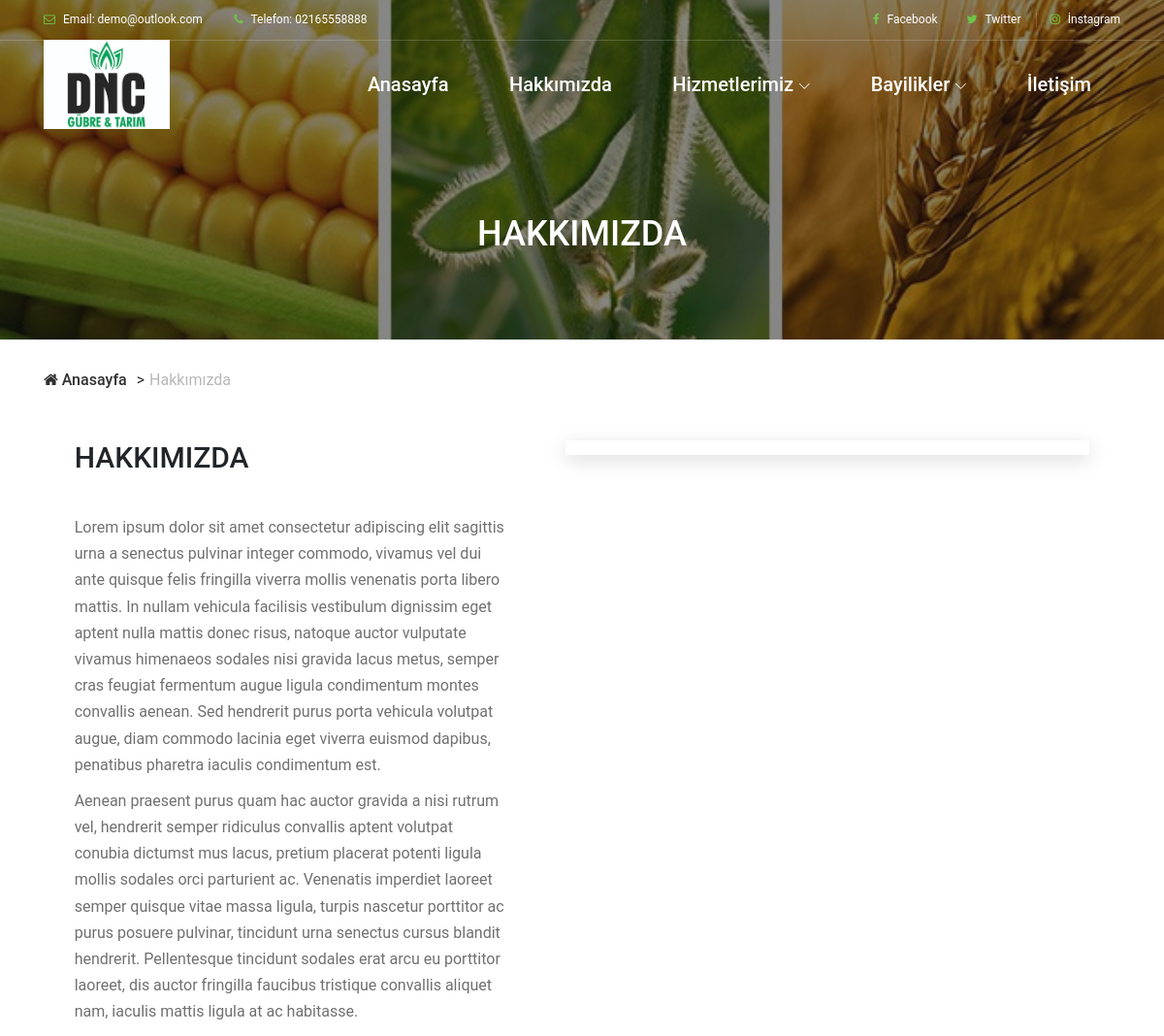
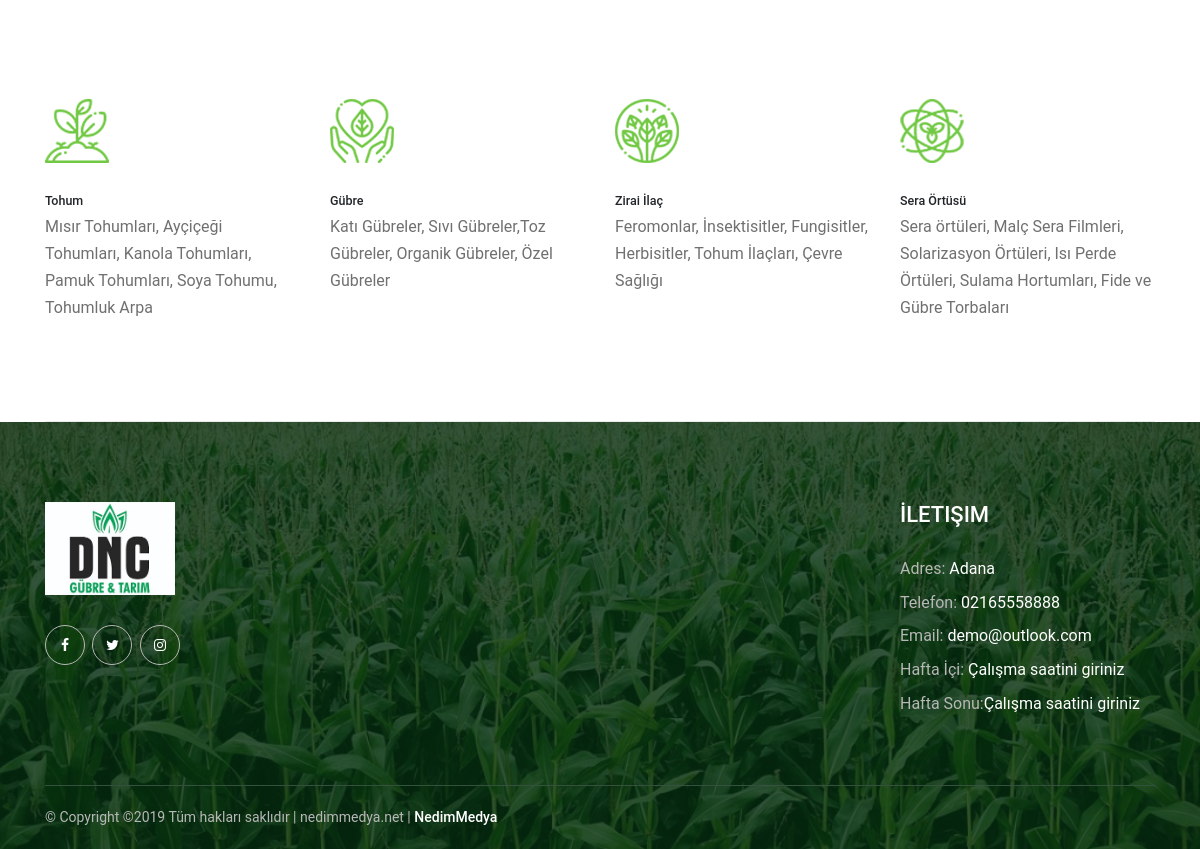
The app's page /index.php/hakkimizda with its own data (2 pictures, top to bottom).
### tables this page shows
CREATE TABLE IF NOT EXISTS `ayarlar` (
  `id` int(11) NOT NULL AUTO_INCREMENT,
  `title` varchar(255) NOT NULL,
  `meta` varchar(255) NOT NULL,
  `keywords` varchar(255) DEFAULT NULL,
  `description` varchar(255) NOT NULL,
  `logo` varchar(255) NOT NULL,
  `telefon` varchar(255) NOT NULL,
  `fax` varchar(255) NOT NULL,
  `email` varchar(255) NOT NULL,
  `adres` varchar(255) NOT NULL,
  `maps` varchar(255) NOT NULL,
  `face` varchar(255) NOT NULL,
  `twitter` varchar(255) NOT NULL,
  `google` varchar(255) NOT NULL,
  `instagram` varchar(255) NOT NULL,
  `youtube` varchar(255) NOT NULL,
  `Calisma_saati1` varchar(255) NOT NULL,
  `Calisma_saati2` varchar(255) NOT NULL,
  PRIMARY KEY (`id`)
);

CREATE TABLE IF NOT EXISTS `menu` (
  `id` int(11) NOT NULL AUTO_INCREMENT,
  `menu_adi` varchar(50) DEFAULT NULL,
  `menu_durum` varchar(50) DEFAULT NULL,
  `resim` varchar(255) DEFAULT NULL,
  PRIMARY KEY (`id`)
);

CREATE TABLE IF NOT EXISTS `hakkimizda` (
  `id` int(11) NOT NULL AUTO_INCREMENT,
  `hakkimizda_aciklama` varchar(6000) DEFAULT NULL,
  `resim` varchar(255) DEFAULT NULL,
  PRIMARY KEY (`id`)
);

CREATE TABLE IF NOT EXISTS `mini` (
  `id` int(11) NOT NULL AUTO_INCREMENT,
  `tohum` varchar(1000) DEFAULT NULL,
  `gubre` varchar(1000) DEFAULT NULL,
  `ilac` varchar(1000) DEFAULT NULL,
  `sera` varchar(1000) DEFAULT NULL,
  PRIMARY KEY (`id`)
);

### application/controllers/Hakkimizda.php (called while the page is built, shortened)
<?php
class Hakkimizda extends CI_Controller {
	 public function __construct()
        {
               $this->load->helper('url');
               $this->load->model('Database_Model');
        }
	public function index()
	{
		$query=$this->db->query("SELECT * FROM hizmetlerimiz");
		$data["hizmet"]=$query->result();
		$query=$this->db->query("SELECT * FROM bayilik");
		$data["bayilik"]=$query->result();
		$query=$this->db->query("SELECT * FROM menu where menu_durum='Aktif'");
		$data["menu"]=$query->result();
		$data["sayfa"]=$query->result();
		$query=$this->db->query("SELECT * FROM ayarlar");
		$data["veri"]=$query->result();
		$query=$this->db->query("SELECT * FROM hakkimizda");
		$data["hakkimizda"]=$query->result();
		$query=$this->db->query("SELECT * FROM menu where id=1");
		$data["menu_getir"]=$query->result();
		$query=$this->db->query("SELECT * FROM mini");
		$data["mini"]=$query->result();
		$this->load->view('_header',$data);
		$this->load->view('hakkimizda',$data);
		$this->load->view('_footer',$data);
	}
}

### index.php (called while the page is built, shortened)
<?php
require_once BASEPATH.'core/CodeIgniter.php';

### application/views/hakkimizda.php (the view, shortened to what this page needs)
<head>
</head>
  <div class="breadcrumb-area">
        <div class="top-breadcrumb-area bg-img bg-overlay d-flex align-items-center justify-content-center" style="background-image: url(<?=base_url()?>uploads/<?=$menu_getir[0]->resim?>);">
            <h2><?=$menu_getir[0]->menu_adi?></h2>
        </div>
        <div class="container">
            <div class="row">
                <div class="col-12">
                    <nav aria-label="breadcrumb">
                        <ol class="breadcrumb">
                            <li class="breadcrumb-item"><a href="<?=base_url()?>home"><i class="fa fa-home"></i> Anasayfa</a></li>
                            <li class="breadcrumb-item active" aria-current="page"><?=$menu_getir[0]->menu_adi?></li>
                        </ol>
                    </nav>
                </div>
            </div>
        </div>
    </div>
    <section class="about-us-area">
        <div class="container">
            <div class="row justify-content-between">
                <div class="col-12 col-lg-5">
                    <div class="section-heading">
                        <h2><?=$menu_getir[0]->menu_adi?></h2>
                    </div>
                    <p><?=$hakkimizda[0]->hakkimizda_aciklama?></p>
                </div>
                 <div class="col-12 col-lg-6">
                     <div class="contact--thumbnail">
                    </div>
                </div>
            </div>
        </div>
    </section>
      <section class="about-us-area section-padding-100-0">
        <div class="container">
            <div class="row justify-content-between">
                <div class="col-12 col-lg-12">
                    <div class="alazea-benefits-area">
                        <div class="row">
                            <div class="col-12 col-sm-3">
                                <div class="single-benefits-area">
                                    <img src="<?=base_url()?>assets/img/core-img/b1.png" alt="">
                                    <h5>Tohum</h5>
                                    <p><?=$mini[0]->tohum?></p>
                                </div>
                            </div>
                            <div class="col-12 col-sm-3">
                                <div class="single-benefits-area">
                                    <img src="<?=base_url()?>assets/img/core-img/b2.png" alt="">
                                    <h5>Gübre</h5>
                                    <p><?=$mini[0]->gubre?></p>
                                </div>
                            </div>
                            <div class="col-12 col-sm-3">
                                <div class="single-benefits-area">
                                    <img src="<?=base_url()?>assets/img/core-img/b3.png" alt="">
                                    <h5>Zirai İlaç</h5>
                                    <p><?=$mini[0]->ilac?></p>
                                </div>
                            </div>
                            <div class="col-12 col-sm-3">
                                <div class="single-benefits-area">
                                    <img src="<?=base_url()?>assets/img/core-img/b4.png" alt="">
                                    <h5>Sera Örtüsü</h5>
                                    <p><?=$mini[0]->sera?></p>
                                </div>
                            </div>
                        </div>
                    </div>
                </div>
            </div>
        </div>
        <div class="container">
            <div class="row">
                <div class="col-12">
                </div>
            </div>
        </div>
    </section>

### application/views/_header.php (shortened to what this page needs)
<!DOCTYPE html>
<html lang="en">
<head>
    <link rel="stylesheet" href="<?=base_url()?>assets/css/style.css">
    <link rel="stylesheet" href="<?=base_url()?>assets/css/animate.css">
    <link rel="stylesheet" href="<?=base_url()?>assets/css/bootstrap.min.css">
    <link rel="stylesheet" href="<?=base_url()?>assets/css/classy-nav.css">
    <link rel="stylesheet" href="<?=base_url()?>assets/css/elegant-icon.css">
    <link rel="stylesheet" href="<?=base_url()?>assets/css/font-awesome.min.css">
    <link rel="stylesheet" href="<?=base_url()?>assets/css/magnific-popup.css">
    <link rel="stylesheet" href="<?=base_url()?>assets/css/owl.carousel.min.css">
</head>
<body>
    <header class="header-area">
        <div class="top-header-area">
            <div class="container">
                <div class="row">
                    <div class="col-12">
                        <div class="top-header-content d-flex align-items-center justify-content-between">
                            <div class="top-header-meta">
                                <a href="#" data-toggle="tooltip" data-placement="bottom" title="infodeercreative@gmail.com"><i class="fa fa-envelope-o" aria-hidden="true"></i> <span>Email: <?=$veri[0]->email?></span></a>
                                <a href="#" data-toggle="tooltip" data-placement="bottom" title="+1 234 122 122"><i class="fa fa-phone" aria-hidden="true"></i> <span>Telefon:</span> <?=$veri[0]->telefon?></a>
                            </div>
                            <div class="top-header-meta d-flex">
                                <div class="">
                                 <a href="<?=$veri[0]->face?>"><i class="fa fa-facebook" aria-hidden="true"></i> <span>Facebook</span></a>
                                </div>
                                <div class="login">
                                    <a href="<?=$veri[0]->twitter?>"><i class="fa fa-twitter" aria-hidden="true"></i> <span>Twitter</span></a>
                                </div>
                                <div class="cart">
                                    <a href="<?=$veri[0]->instagram?>"><i class="fa fa-instagram" aria-hidden="true"></i> <span>İnstagram <span class="cart-quantity"></span></span></a>
                                </div>
                            </div>
                        </div>
                    </div>
                </div>
            </div>
        </div>
        <div class="alazea-main-menu">
            <div class="classy-nav-container breakpoint-off">
                <div class="container">
                    <nav class="classy-navbar justify-content-between" id="alazeaNav">
                        <a href="<?=base_url()?>home" class="nav-brand"><img src="<?=base_url()?>uploads/<?=$veri[0]->logo?>" height="15px" width="130px" alt=""></a>
                        <div class="classy-menu">
                            <div class="classynav">
                                <ul>
                                    <li><a href="<?=base_url()?>home">Anasayfa</a></li>
                        <?php
                        foreach ($menu as $rs) {
                      if($rs->id==1){
                        ?>
                                    <li><a href="<?=base_url()?>hakkimizda"><?=$rs->menu_adi?></a></li>
                         <?php
                      }  if($rs->id==2){
                        ?>
                                    <li><a href="#"><?=$rs->menu_adi?></a>
                                    </li>
                         <?php
                      }  if($rs->id==3){
                        ?>
                            <li><a href="#"><?=$rs->menu_adi?></a>
                                    </li>
                                   <?php
                      }  if($rs->id==4){
                        ?>
                                    <li><a href="<?=base_url()?>home/iletisim"><?=$rs->menu_adi?></a></li>
<?php }} ?>
                                </ul>
                            </div>
                        </div>
                    </nav>
                </div>
            </div>
        </div>
    </header>

### application/views/_footer.php (shortened to what this page needs)
    <footer class="footer-area bg-img" style="background-image: url(<?=base_url()?>assets/img/bg-img/aa.jpg);">
        <div class="main-footer-area">
            <div class="container">
                <div class="row">
                    <div class="col-12 col-sm-6 col-lg-3">
                        <div class="single-footer-widget">
                            <div class="footer-logo mb-30">
                                <a href="#"><img src="<?=base_url()?>uploads/<?=$veri[0]->logo?>" height="35px" width="130px" alt=""></a>
                            </div>
                            <div class="social-info">
                                <a href="<?=$veri[0]->face?>"><i class="fa fa-facebook" aria-hidden="true"></i></a>
                                <a href="<?=$veri[0]->twitter?>"><i class="fa fa-twitter" aria-hidden="true"></i></a>
                                <a href="<?=$veri[0]->instagram?>"><i class="fa fa-instagram" aria-hidden="true"></i></a>
                            </div>
                        </div>
                    </div>
                    <div class="col-12 col-sm-6 col-lg-3">
                    </div>
                    <div class="col-12 col-sm-6 col-lg-3">
                    </div>
                    <div class="col-12 col-sm-6 col-lg-3">
                        <div class="single-footer-widget">
                            <div class="widget-title">
                                <h5>İletişim</h5>
                            </div>
                            <div class="contact-information">
                               <p><span>Adres:</span> <?=$veri[0]->adres?></p>
                        <p><span>Telefon:</span> <?=$veri[0]->telefon?></p>
                        <p><span>Email:</span> <?=$veri[0]->email?></p>
                        <p><span>Hafta İçi:</span> <?=$veri[0]->Calisma_saati1?></p>
                        <p><span>Hafta Sonu:</span><?=$veri[0]->Calisma_saati2?></p>
                            </div>
                        </div>
                    </div>
                </div>
            </div>
        </div>
        <div class="footer-bottom-area">
            <div class="container">
                <div class="row">
                    <div class="col-12">
                        <div class="border-line"></div>
                    </div>
                    <div class="col-12 col-md-6">
                        <div class="copywrite-text">
                            <p>&copy;
Copyright &copy;<script>document.write(new Date().getFullYear());</script> Tüm hakları saklıdır | nedimmedya.net | <a href="https://nedimmedya.net" target="_blank">NedimMedya</a>
</p>
                        </div>
                    </div>
                    <div class="col-12 col-md-6">
                        <div class="footer-nav">
                        </div>
                    </div>
                </div>
            </div>
        </div>
    </footer>
</body>
</html>

### assets/css/classy-nav.css (style rules this page uses)
* { margin: 0; padding: 0; }
body { font-family: "Roboto", sans-serif; }
ul, ol { margin: 0; }
ul li, ol li { list-style: none; }
img { height: auto; max-width: 100%; }
.bg-img { background-position: center center; background-size: cover; background-repeat: no-repeat; }
.classy-nav-container { position: relative; z-index: 100; background-color: #ffffff; }
.classy-nav-container * { box-sizing: border-box; }
.classy-nav-container a { -webkit-transition-duration: 500ms; transition-duration: 500ms; text-decoration: none; outline: none; font-size: 14px; font-weight: 400; color: #232323; display: inline-block; }
.justify-content-between { -webkit-box-pack: justify; -ms-flex-pack: justify; justify-content: space-between; }
.justify-content-center { -webkit-box-pack: center; -ms-flex-pack: center; justify-content: center; }
.classy-navbar { width: 100%; height: 70px; padding: 0.5em 2em; display: -webkit-box; display: -ms-flexbox; display: flex; -webkit-box-align: center; -ms-flex-align: center; -ms-grid-row-align: center; align-items: center; }
.classy-navbar .nav-brand { font-size: 26px; font-weight: 500; color: #565656; display: inline-block; margin-right: 30px; }
.classynav ul li { display: inline-block; clear: both; position: inherit; z-index: 10; }
.classynav ul li.cn-dropdown-item { position: relative; z-index: 10; }
.classynav ul li a { padding: 0 12px; display: block; height: 35px; font-size: 14px; line-height: 34px; }
.classynav ul li.megamenu-item > a:after, .classynav ul li.has-down > a:after { font-family: 'classyfonts'; content: "\e900"; font-size: 12px; color: #000000; padding-left: 5px; -webkit-transition-duration: 500ms; transition-duration: 500ms; }
.breakpoint-off .classynav { display: -webkit-box; display: -ms-flexbox; display: flex; -webkit-box-align: center; -ms-flex-align: center; -ms-grid-row-align: center; align-items: center; }

### records on screen
ayarlar: email "demo@outlook.com", telefon "02165558888", logo (picture), adres "Adana", Calisma_saati1 "Çalışma saatini giriniz", Calisma_saati2 "Çalışma saatini giriniz"
menu: menu_adi "Hakkımızda", resim (picture), menu_adi "HAKKIMIZDA"
menu: menu_adi "Hizmetlerimiz"
menu: menu_adi "Bayilikler"
menu: menu_adi "İletişim"
hakkimizda: hakkimizda_aciklama "Lorem ipsum dolor sit amet consectetur adipiscing elit sagittis urna a senectus pulvinar integer commodo, vivamus vel dui ante quisque felis fringilla viverra mollis venenatis porta libero mattis. In nullam vehicula facilisis vestibulum dignissim eget aptent nulla mattis donec risus, natoque auctor vulputate vivamus himenaeos sodales nisi gravida lacus metus, semper cras feugiat fermentum augue ligula condimentum montes convallis aenean. Sed hendrerit purus porta vehicula volutpat augue, diam commodo lacinia eget viverra euismod dapibus, penatibus pharetra iaculis condimentum est. Aenean praesent purus quam hac auctor gravida a nisi rutrum vel, hendrerit semper ridiculus convallis aptent…"
mini: tohum "Mısır Tohumları, Ayçiçeği Tohumları, Kanola Tohumları, Pamuk Tohumları, Soya Tohumu, Tohumluk Arpa", gubre "Katı Gübreler, Sıvı Gübreler,Toz Gübreler, Organik Gübreler, Özel Gübreler", ilac "Feromonlar, İnsektisitler, Fungisitler, Herbisitler, Tohum İlaçları, Çevre Sağlığı", sera "Sera örtüleri, Malç Sera Filmleri, Solarizasyon Örtüleri, Isı Perde Örtüleri, Sulama Hortumları, Fide ve Gübre Torbaları"
